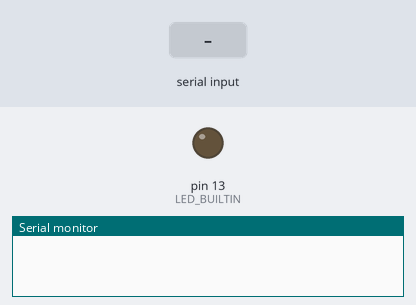
Recording of a sketch running on a simulated Arduino Uno, built with avr-gcc and run on an emulated ATmega328P. Shown: output pins drawn as LEDs (lit = HIGH), the last lines printed to the serial monitor. The inputs (shaded band) are chosen by the test bench.

Above: at 1.2 s.
1.3 s: "ON" received over Serial
At 2.5 s:
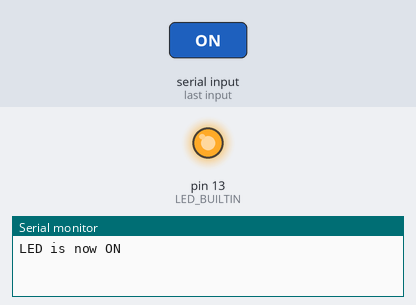
2.8 s: "OFF" received over Serial
At 3.7 s:
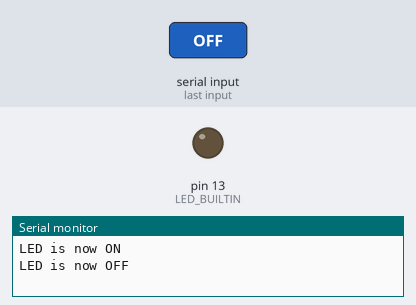
Timing chart, 0 to 5.8 s (numbered marks = the images above; inputs shaded):
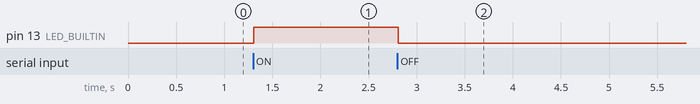

Measured:
- after the input at 1.3 s, pin 13 (LED_BUILTIN): LOW → HIGH at once
- after the input at 2.8 s, pin 13 (LED_BUILTIN): HIGH → LOW at once

The sketch:

SerialTest.ino
```cpp
String readString;

void setup() {
  Serial.begin(9600);
  pinMode(LED_BUILTIN, OUTPUT);
}

void loop() {
    readSerial();

    if (readString.length() >0) {
      if(readString.startsWith("ON")) {
        digitalWrite(LED_BUILTIN, HIGH);
        Serial.println("LED is now ON");
      }
      else if(readString.startsWith("OFF")) {
        digitalWrite(LED_BUILTIN, LOW);
        Serial.println("LED is now OFF");
      }
      else {
        Serial.print("Unknown Command: ");
        Serial.println(readString);
      }

      readString="";
    }
}

void readSerial() {
  while (Serial.available()) {
      delay(3);  //delay to allow buffer to fill
      if (Serial.available() >0) {
        char c = Serial.read();  //gets one byte from serial buffer
        readString += c; //makes the string readString
      }
    }
}
```
